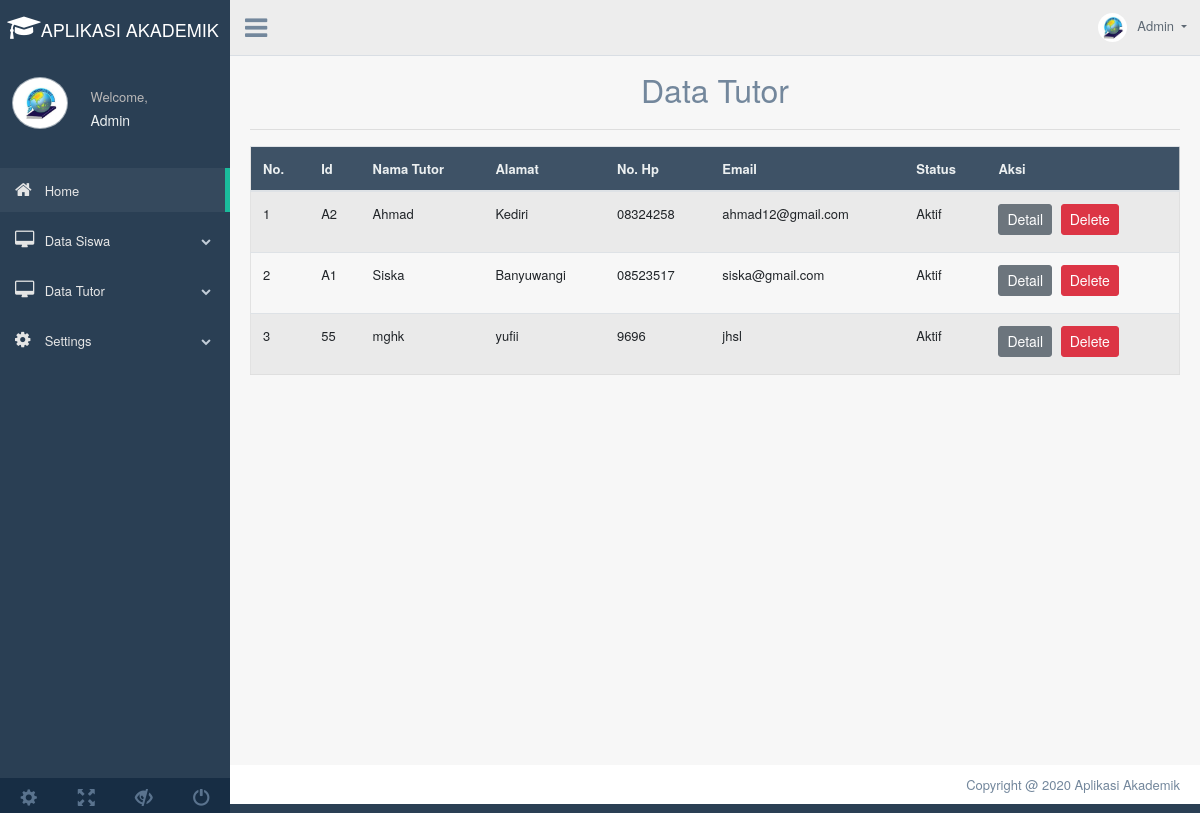
/index.php?page=tampil_tutor, run on the app's committed database.
### tables this page shows
CREATE TABLE `tutor` (
  `Id` varchar(100) NOT NULL,
  `Nama` varchar(100) NOT NULL,
  `Alamat` varchar(100) NOT NULL,
  `No_Hp` varchar(100) NOT NULL,
  `Email` varchar(100) NOT NULL,
  `Status` varchar(100) NOT NULL
);

### tutor/tampil.php (the view, shortened to what this page needs)
<?php
include('config.php');
?>
	<div class="container" style="margin-top:20px">
		<center><font size="6">Data Tutor</font></center>
		<hr>
	</div>
		<div class="table-responsive">
		<table class="table table-striped jambo_table bulk_action">
			<thead>
				<tr>
					<th>No.</th>
					<th>Id</th>
					<th>Nama Tutor</th>
					<th>Alamat</th>
					<th>No. Hp</th>
					<th>Email</th>
					<th>Status</th>
					<th>Aksi</th>
				</tr>
			</thead>
			<tbody>
				<?php
				$sql = mysqli_query($koneksi, "SELECT * FROM tutor ORDER BY Id DESC") or die(mysqli_error($koneksi));
				if(mysqli_num_rows($sql) > 0){
					$no = 1;
					while($data = mysqli_fetch_assoc($sql)){
						echo '
						<tr>
							<td>'.$no.'</td>
							<td>'.$data['Id'].'</td>
							<td>'.$data['Nama'].'</td>
							<td>'.$data['Alamat'].'</td>
							<td>'.$data['No_Hp'].'</td>
							<td>'.$data['Email'].'</td>
							<td>'.$data['Status'].'</td>
							<td>
								<a href="#='.$data['Id'].'" class="btn btn-secondary btn-sm">Detail</a>
								<a href="delete1.php?Id='.$data['Id'].'" class="btn btn-danger btn-sm" onclick="return confirm(\'Yakin ingin menghapus data ini?\')">Delete</a>
							</td>
						</tr>
						';
						$no++;
					}
				}else{
					echo '
					<tr>
						<td colspan="6">Tidak ada data.</td>
					</tr>
					';
				}
				?>
		</table>
	</div>
	</div>

### index.php (shortened to what this page needs)
<!DOCTYPE html>
<html lang="en">
  <head>
    <link href="assets/bootstrap/dist/css/bootstrap.min.css" rel="stylesheet">
    <link href="assets/font-awesome/css/font-awesome.min.css" rel="stylesheet">
    <link href="assets/nprogress/nprogress.css" rel="stylesheet">
    <link href="assets/iCheck/skins/flat/green.css" rel="stylesheet">
    <link href="assets/bootstrap-progressbar/css/bootstrap-progressbar-3.3.4.min.css" rel="stylesheet">
    <link href="assets/css/custom.min.css" rel="stylesheet">
  </head>
  <body class="nav-md">
    <div class="container body">
      <div class="main_container">
        <div class="col-md-3 left_col">
          <div class="left_col scroll-view">
            <div class="navbar nav_title" style="border: 0;">
            <center>
            &nbsp; <a href="index.php" class="fa fa-mortar-board fa-2x" style="color:#fff;"><span><font size="4.95" color="white" face="Helvetica Neue">APLIKASI AKADEMIK</font></span></a>
            </center>
            </div>
            <div class="profile clearfix">
              <div class="profile_pic">
                <img src="assets/images/logo.jpg" alt="..." class="img-circle profile_img">
              </div>
              <div class="profile_info">
                <span>Welcome,</span>
                <h2>Admin</h2>
              </div>
            </div>
            <br />
            <div id="sidebar-menu" class="main_menu_side hidden-print main_menu">
              <div class="menu_section">
                <ul class="nav side-menu">
                  <li><a href="index.php"><i class="fa fa-home"></i> Home <span class="fa fa-chevron"></span></a>
                  </li>
                  <li><a href="#"><i class="fa fa-desktop"></i> Data Siswa <span class="fa fa-chevron-down"></span></a>
                  </li>
                  <li><a><i class="fa fa-desktop"></i> Data Tutor <span class="fa fa-chevron-down"></span></a>
                  </li>
                  <li><a><i class="fa fa-gear"></i> Settings <span class="fa fa-chevron-down"></span></a>
                  </li>
                </ul>
              </div>
            </div>
            <div class="sidebar-footer hidden-small">
              <a data-toggle="tooltip" data-placement="top" title="Settings" href="#">
                <span class="glyphicon glyphicon-cog" aria-hidden="true"></span>
              </a>
              <a data-toggle="tooltip" data-placement="top" title="FullScreen" href="#">
                <span class="glyphicon glyphicon-fullscreen" aria-hidden="true"></span>
              </a>
              <a data-toggle="tooltip" data-placement="top" title="Lock" href="#">
                <span class="glyphicon glyphicon-eye-close" aria-hidden="true"></span>
              </a>
              <a data-toggle="tooltip" data-placement="top" title="Logout" href="#">
                <span class="glyphicon glyphicon-off" aria-hidden="true"></span>
              </a>
            </div>
          </div>
        </div>
        <div class="top_nav">
          <div class="nav_menu">
              <div class="nav toggle">
                <a id="menu_toggle"><i class="fa fa-bars"></i></a>
              </div>
              <nav class="nav navbar-nav">
              <ul class=" navbar-right">
                <li class="nav-item dropdown open" >
                  <a href="#" class="user-profile dropdown-toggle" aria-haspopup="true" id="navbarDropdown" data-toggle="dropdown" aria-expanded="false">
                    <img src="assets/images/logo.jpg" alt="">Admin
                  </a>
                </li>
              </ul>
            </nav>
          </div>
        </div>
        <div class="right_col" role="main">
      <?php
      $queries = array();
      parse_str($_SERVER['QUERY_STRING'], $queries);
      switch ($queries['page']) {
          case 'tampil_tutor':
          include 'tutor/tampil.php';
          break;
        }
        ?>
        </div>
        <footer>
          <div class="pull-right">
            Copyright @ 2020 Aplikasi Akademik
          </div>
          <div class="clearfix"></div>
        </footer>
      </div>
  </body>
</html>

### data on the page
tutor: Id "A2", Nama "Ahmad", Alamat "Kediri", No_Hp "08324258", Email "ahmad12@gmail.com", Status "Aktif"
tutor: Id "A1", Nama "Siska", Alamat "Banyuwangi", No_Hp "08523517", Email "siska@gmail.com", Status "Aktif"
tutor: Id "55", Nama "mghk", Alamat "yufii", No_Hp "9696", Email "jhsl", Status "Aktif"
